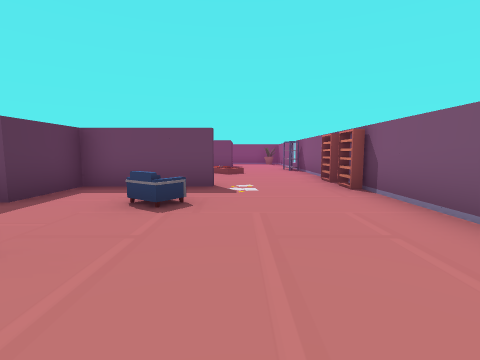
[1] (above)

19 first-person views from a walk through a scene from a Unity 3-D project. The camera is 1.4 m above the floor, tilts 6° down and sees 85° across. The floor is counted in squares, 2 m on a side. Each view is taken from the middle of a square. On the plan, view 1 faces up. The plan holds only what a view shows up to about 9 squares ahead; the rest is blank. The place goes on beyond the plan. The player is left out. Door leaves are left out, so doorways stand open. Some surface patterns are stand-ins.

[2]
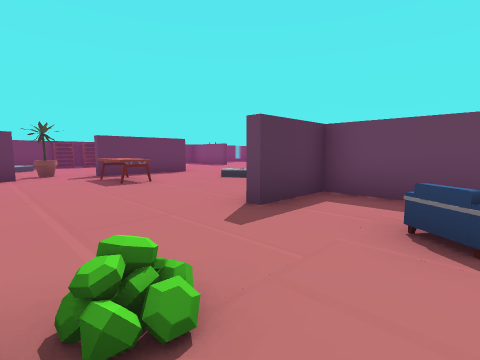

[3]
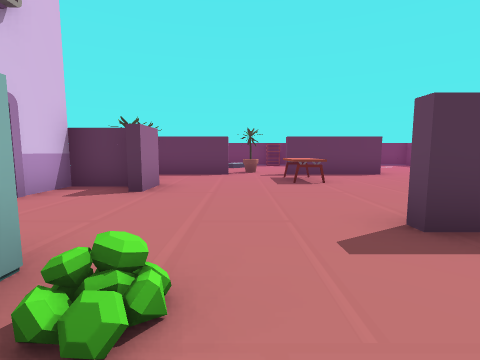

[4]
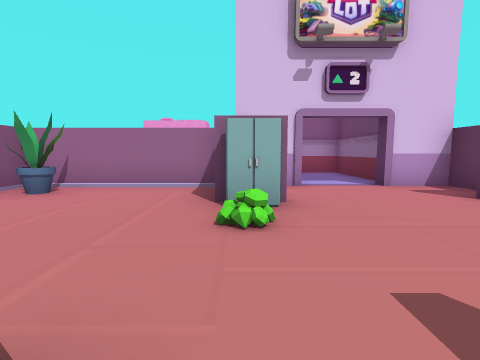

[5]
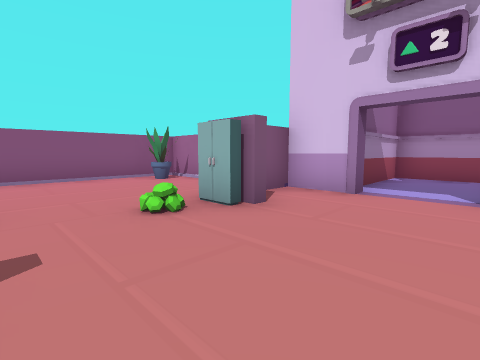

[6]
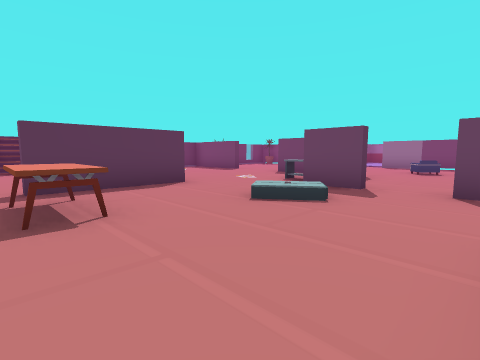

[7]
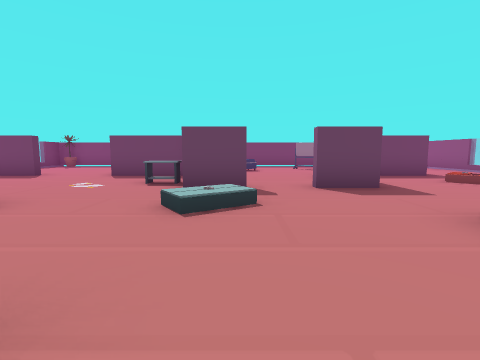

[8]
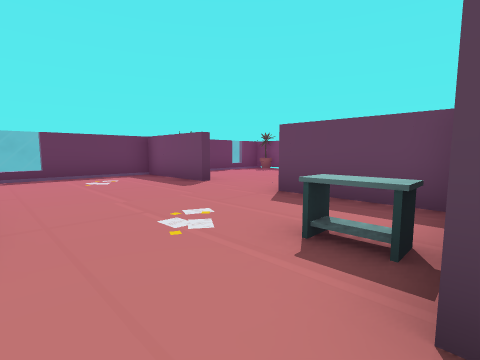

[9]
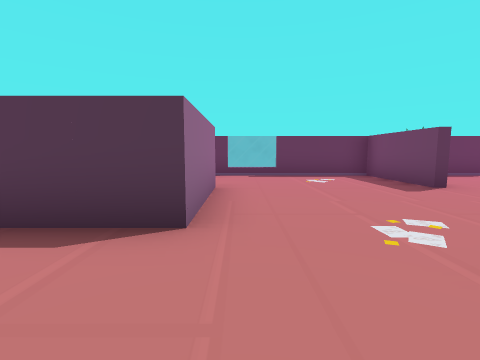

[10]
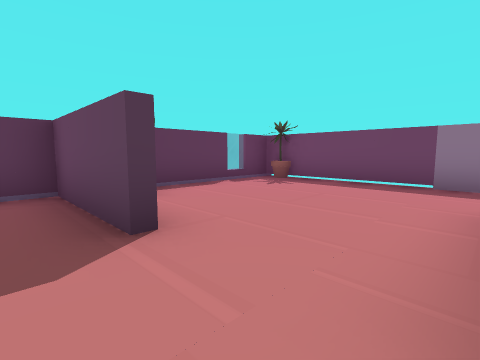

[11]
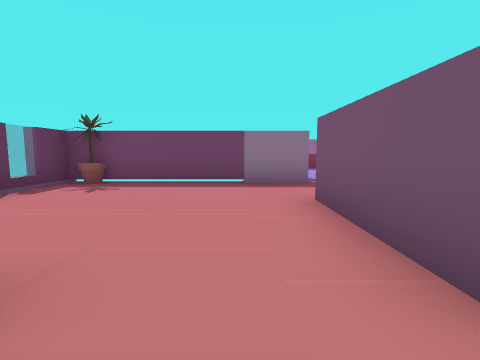

[12]
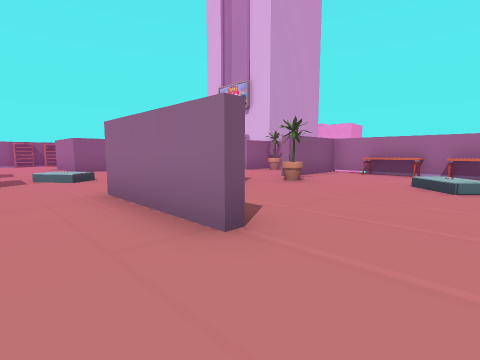

[13]
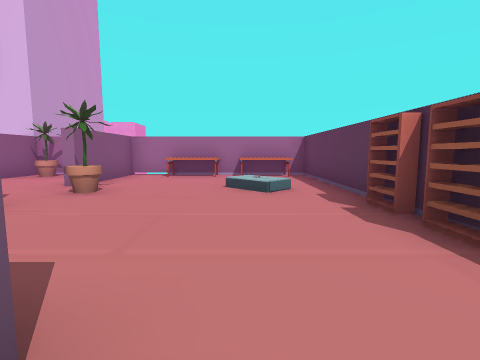

[14]
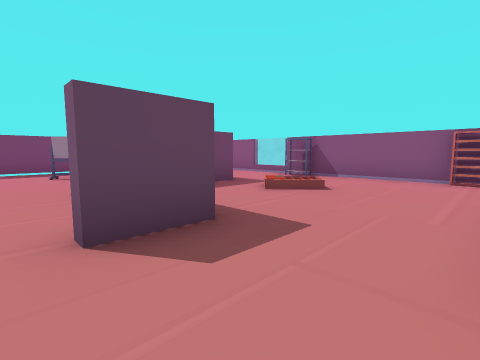

[15]
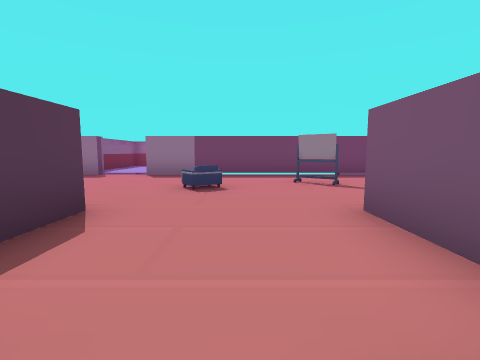

[16]
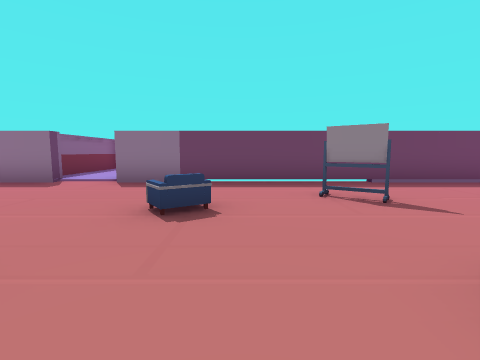

[17]
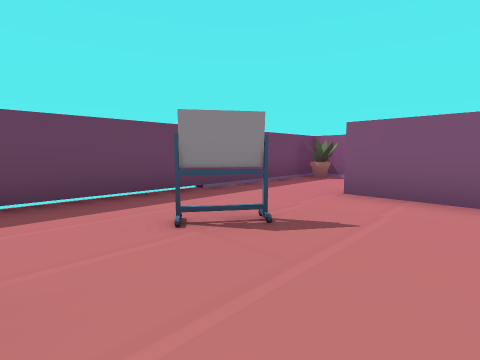

[18]
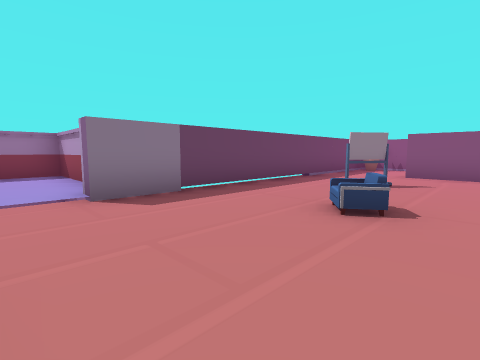

[19]
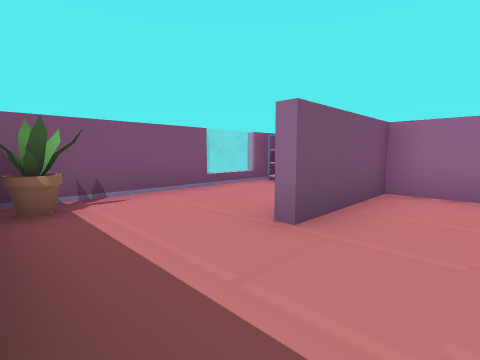

### Floor plan
Points are (right, up) in squares from view 1. A wall is a line through its corners. A room is listed if a view was taken in it or the views show most of it. See-through windows are left out.
Room 1 (views 1, 2, 3, 4, 5, 6, 7, 8, 9, 14, 15)
walls: (-2.7, 0) (-2.7, 0.7) (-1.8, 0.7); (-6.4, -0.2) (-6.4, -1.4) (-5, -1.4); (-0.5, 5.4) (-3.2, 5.4) (-3.2, 3.6); (-6.7, -0.5) (-6.7, 0.4) (-5.6, 0.4); (-3.3, -1.4) (-1.9, -1.4) (-1.9, -0.8); (-1.5, -1.4) (2.3, -1.4) (2.3, 5); (-3.1, 8.1) (-4.5, 8.1); (-5.8, 8.1) (-7.1, 8.1); (-9.4, 1.6) (-9.4, -0.6); (2.1, 5) (2.1, 5.6); (-9.4, 6.5) (-9.4, 3.5)
ways out: opening at (-8, 7.5) to room 2; opening at (-5, 8) to room 3; opening at (-3, 6.5) to room 4; opening at (0.5, 5) to room 4; open door at (-4.5, -2) to room 6; opening at (-9, 2.5)
objects: other object (-8, -1); other object (-8, 4) to (-7, 4); other object (-7, -1); other object (-1, 4); other object (2, -1) to (2, 0)
Room 2 (views 10, 11, 12, 13)
walls: (-12.1, 10.9) (-15, 10.9) (-15, 8.1); (-12.4, 6.5) (-9.4, 6.5); (-7.4, 10.9) (-9.9, 10.9)
ways out: opening at (-8, 7.5) to room 1; opening at (-11.5, 11) to room 5; opening at (-13.5, 6)
objects: other object (-8, 9)
Room 3 (views 16, 17, 18, 19)
walls: (-1.9, 11.1) (-0.6, 11.1) (-0.6, 13.9); (-6.9, 11.1) (-6.9, 9.9); (-3.5, 9.5) (-3.5, 11.1); (2.3, 12.6) (2.3, 16.1) (-7.9, 16.1)
ways out: opening at (-5, 8) to room 1; opening at (1, 10) to room 4; opening at (-10.5, 14.5) to room 5; open door at (-8.5, 16)
objects: other object (-5, 13); other object (-3, 14); other object (2, 16)
Room 4 (no view inside)
walls: (2.1, 6.1) (2.1, 6.8); (-0.2, 10.9) (-1.9, 10.9); (2.3, 6.2) (2.3, 11.1); (2.3, 10.2) (1.9, 10.1) (1.8, 10.8)
ways out: opening at (-3, 6.5) to room 1; opening at (0.5, 5) to room 1; opening at (1, 10) to room 3
Room 5 (no view inside)
walls: (-15, 14.6) (-15, 12.5); (-9.4, 16.1) (-15, 16.1) (-15, 15.1); (-9.9, 10.9) (-9.9, 13.9)
ways out: opening at (-11.5, 11) to room 2; opening at (-10.5, 14.5) to room 3
objects: other object (-14, 16)
Room 6 (no view inside)
walls: (-4.8, -5.2) (-3, -5.2) (-3, -2.8); (-5.4, -2.4) (-5.4, -5.1)
ways out: open door at (-4.5, -2) to room 1

Positions as (right, up) in squares from view 1, and headings:
1: (0, 0), facing up
2: (-1, 1), facing up-left
3: (-1, 2), facing left
4: (-2, 4), facing down
5: (-5, 3), facing down-right
6: (-4, 3), facing up-left
7: (-6, 3), facing up
8: (-7, 7), facing up-left
9: (-7, 7), facing left
10: (-10, 10), facing up-left
11: (-11, 10), facing up
12: (-14, 8), facing down-right
13: (-13, 7), facing down
14: (-5, 6), facing up-right
15: (-5, 8), facing up
16: (-5, 10), facing up
17: (-5, 12), facing up-right
18: (-9, 12), facing up-right
19: (-2, 16), facing down-right
